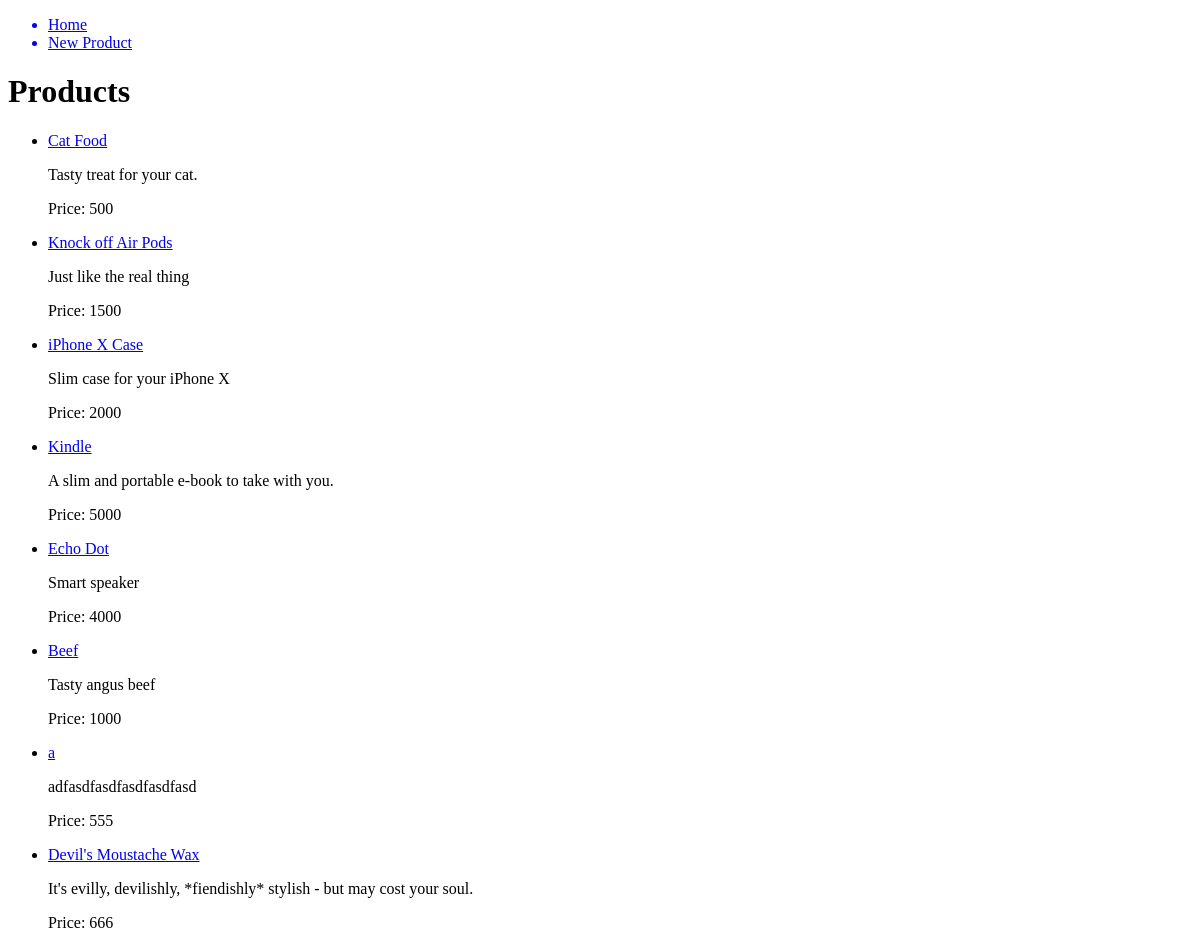
The page /products on the database as committed earlier.
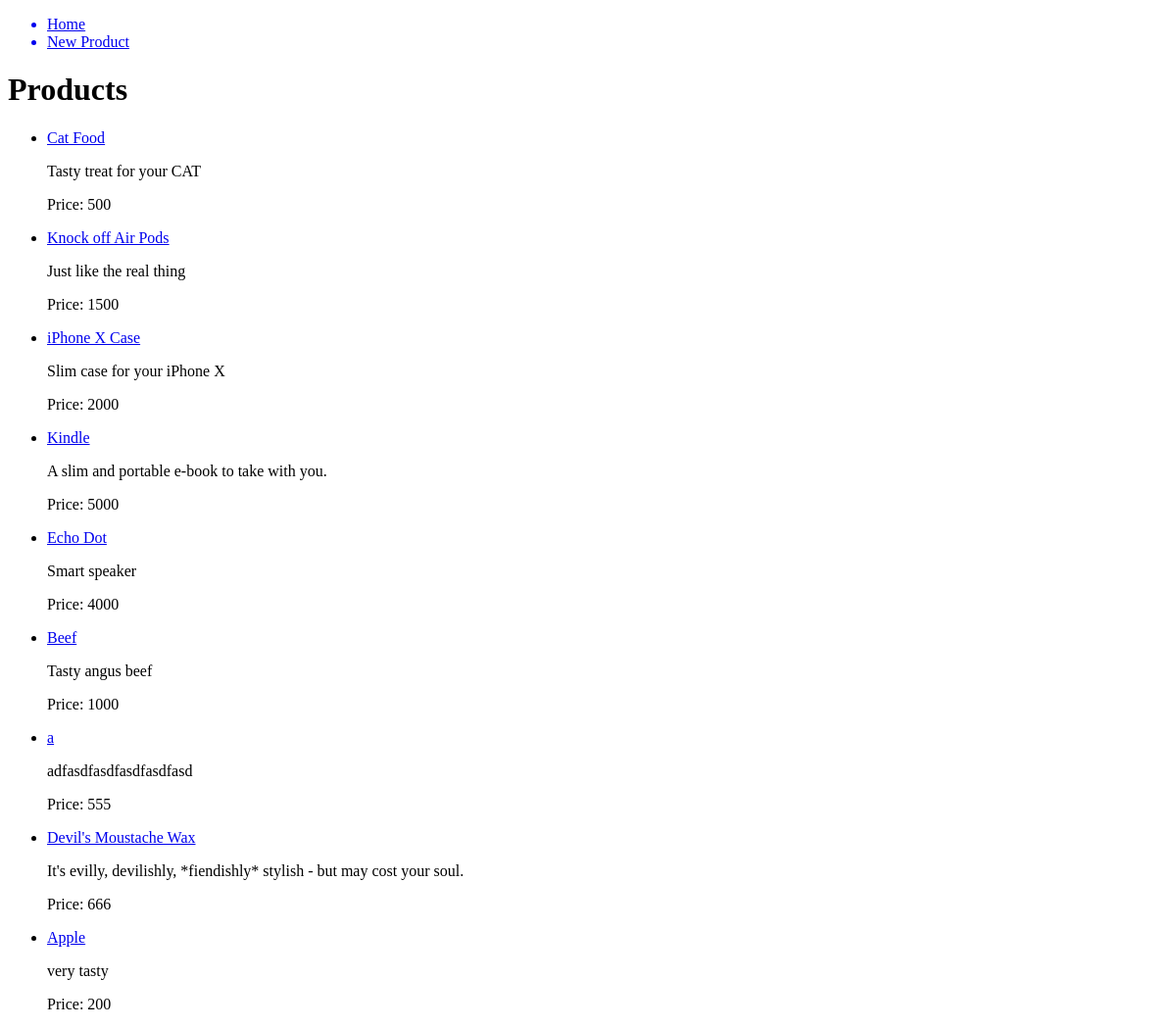
The same page on the database as committed later.
### rainforest/models.py (models this page shows, shortened)
class Product(models.Model):
    name = models.CharField(max_length=128)
    description = models.TextField(max_length=500, validators=[min_length])
    price = models.IntegerField()

### rainforest/views.py (the view)
# urls.py: path('products', list_products, name="products"),
def list_products(request):
    return render(request, 'index.html', {
        'products': Product.objects.all()
    })

### rainforest/templates/index.html
{% extends 'base.html' %}
{% block content %}
  <h1>Products</h1>
  <ul>
    {% for product in products %}
    <li>
      <a href="{% url 'show_product' id=product.id %}"><p>{{product.name}}</p></a>
      <p>{{product.description}}</p>
      <p>Price: {{product.price}}</p>
    </li>
    {% endfor %}
  </ul>
{% endblock %}

Rows that differ between the two databases and show on the page:
changed Product "Cat Food": description "Tasty treat for your cat." → "Tasty treat for your CAT"
added Product: name "Apple", description "very tasty", price "200"
